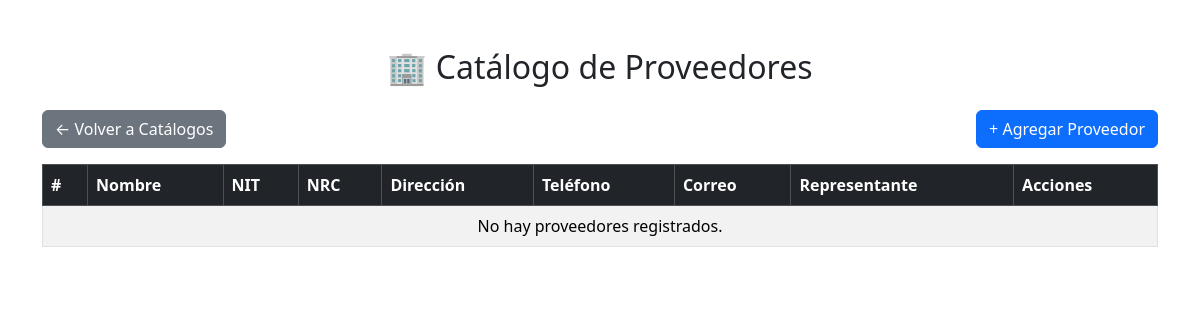
Before: /proveedores/ (signed in) with the older database file.
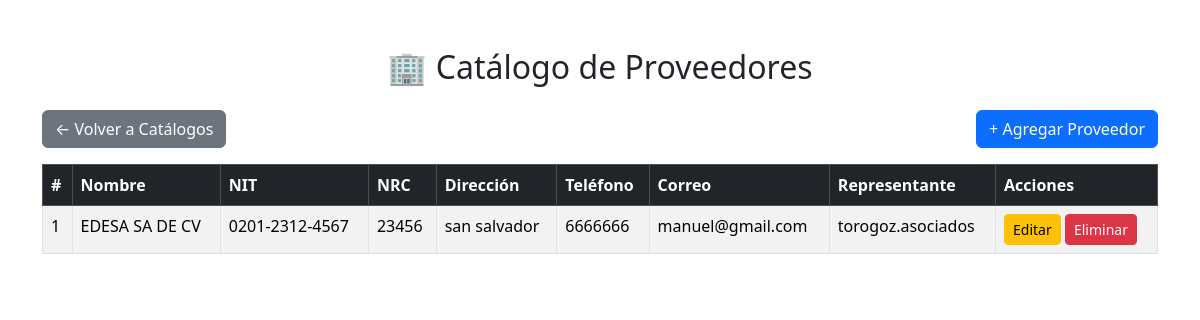
After: the same page with the newer database file.
### Modulos/Facturacion/models.py (models this page shows, shortened)
class Proveedor(models.Model):
    nombre = models.CharField(max_length=120)
    nit = models.CharField(max_length=20, unique=True)
    nrc = models.CharField(max_length=20, blank=True, null=True)
    direccion = models.TextField()
    telefono = models.CharField(max_length=20, blank=True, null=True)
    correo = models.EmailField(blank=True, null=True)
    representante = models.CharField(max_length=100, blank=True, null=True)

### Modulos/Facturacion/views.py (the view)
# urls.py: path('proveedores/', views.lista_proveedores, name='lista_proveedores'),
@login_required
def lista_proveedores(request):
    proveedores = Proveedor.objects.all()
    return render(request, 'Facturacion/proveedores.html', {'proveedores': proveedores})

### Modulos/Facturacion/templates/Facturacion/proveedores.html (shortened to what this page needs)
{% load static %}
<!DOCTYPE html>
<html lang="es">
<head>
    <link href="https://cdn.jsdelivr.net/npm/bootstrap@5.3.3/dist/css/bootstrap.min.css" rel="stylesheet">
    <link rel="stylesheet" href="{% static 'css/estilos.css' %}">
</head>
<body>
<div class="container mt-5">
    <h2 class="text-center mb-4">🏢 Catálogo de Proveedores</h2>
    <a href="{% url 'menu_catalogos' %}" class="btn btn-secondary">← Volver a Catálogos</a>
    <button class="btn btn-primary mb-3 float-end" data-bs-toggle="modal" data-bs-target="#modalProveedor">+ Agregar Proveedor</button>
    <table class="table table-bordered table-striped">
        <thead class="table-dark">
            <tr>
                <th>#</th>
                <th>Nombre</th>
                <th>NIT</th>
                <th>NRC</th>
                <th>Dirección</th>
                <th>Teléfono</th>
                <th>Correo</th>
                <th>Representante</th>
                <th>Acciones</th>
            </tr>
        </thead>
        <tbody>
            {% for proveedor in proveedores %}
            <tr>
                <td>{{ forloop.counter }}</td>
                <td>{{ proveedor.nombre }}</td>
                <td>{{ proveedor.nit }}</td>
                <td>{{ proveedor.nrc }}</td>
                <td>{{ proveedor.direccion }}</td>
                <td>{{ proveedor.telefono }}</td>
                <td>{{ proveedor.correo }}</td>
                <td>{{ proveedor.representante }}</td>
                <td>
                    <a href="#" class="btn btn-sm btn-warning">Editar</a>
                    <a href="#" class="btn btn-sm btn-danger">Eliminar</a>
                </td>
            </tr>
            {% empty %}
            <tr><td colspan="9" class="text-center">No hay proveedores registrados.</td></tr>
            {% endfor %}
        </tbody>
    </table>
</div>
</body>
</html>

Changed rows visible on the page:
added Proveedor: nombre "EDESA SA DE CV", nit "0201-2312-4567", nrc "23456", direccion "san salvador", telefono "6666666", correo "manuel@gmail.com", representante "torogoz.asociados"
Other visible differences:
text no longer shown: "No hay proveedores registrados."
